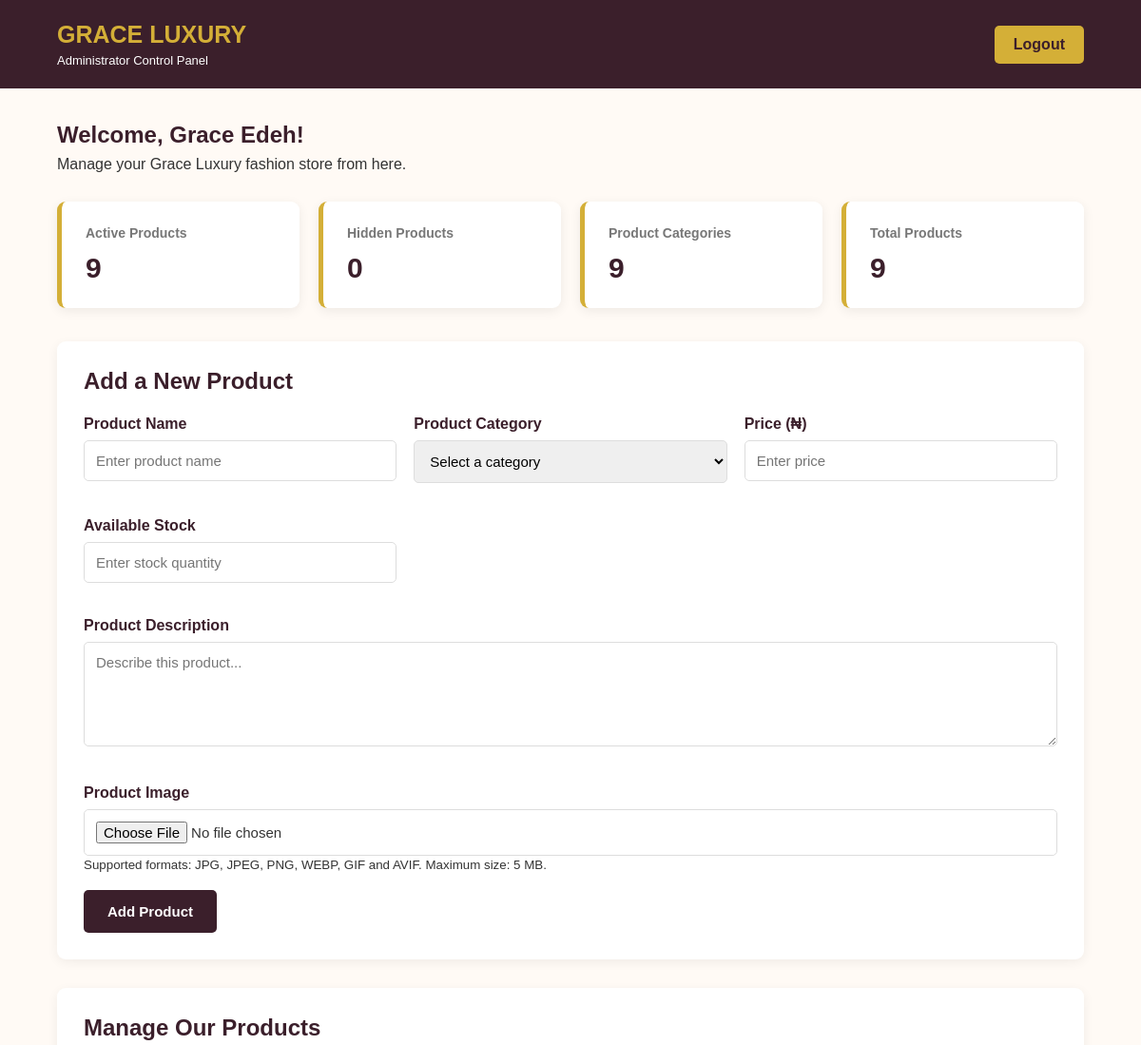
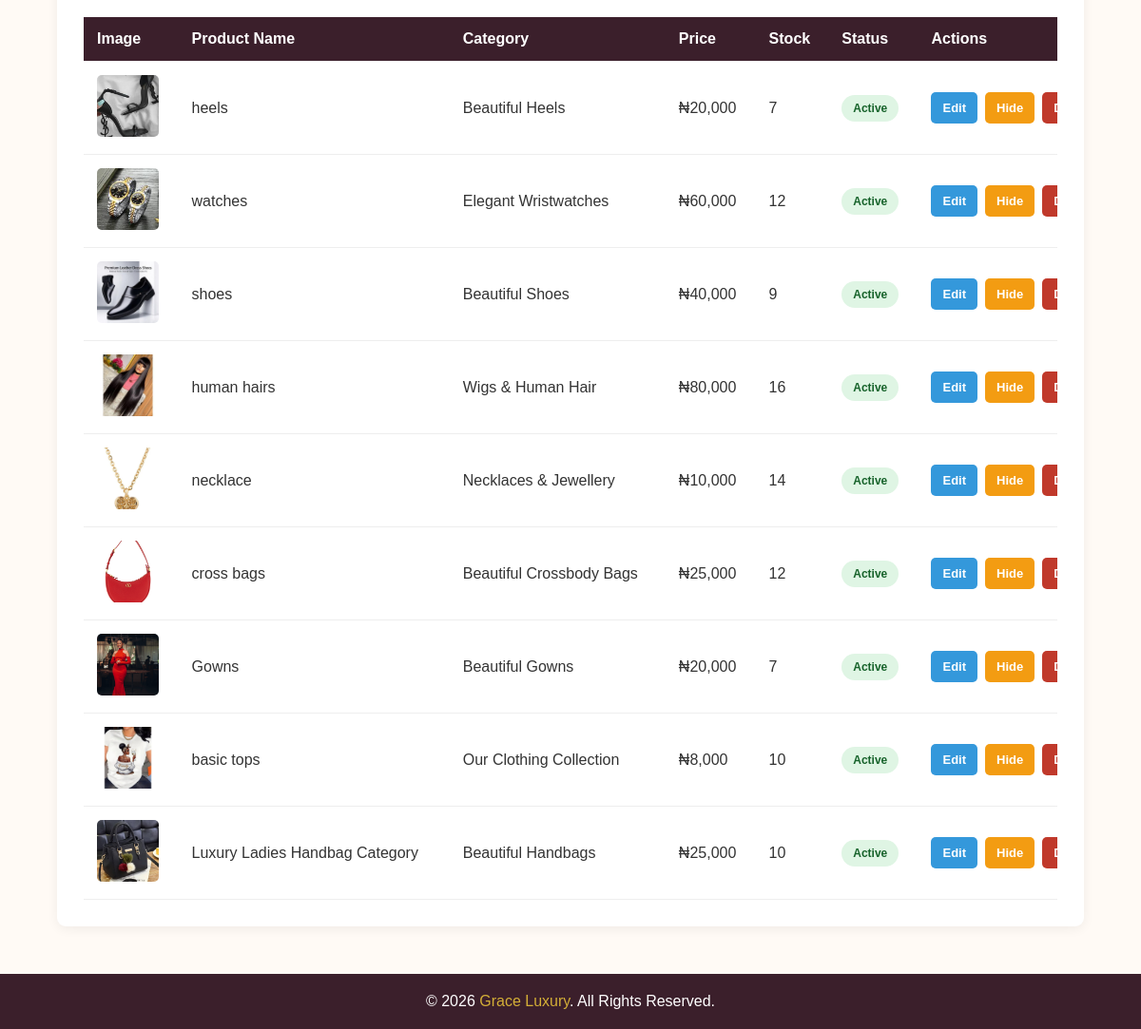
Screenshot of /admin/dashboard (signed in) with the database file from the repository (2 pictures, top to bottom).
### tables this page shows
CREATE TABLE products (

                id INTEGER PRIMARY KEY AUTOINCREMENT,

                name TEXT NOT NULL,

                description TEXT,

                price INTEGER NOT NULL CHECK(price >= 0),

                category TEXT NOT NULL,

                image_filename TEXT NOT NULL,

                stock_quantity INTEGER NOT NULL DEFAULT 0
                    CHECK(stock_quantity >= 0),

                is_active INTEGER NOT NULL DEFAULT 1,

                created_at TIMESTAMP DEFAULT CURRENT_TIMESTAMP

            );

### app.py (the view)
@app.route("/admin/dashboard")
@admin_required
def admin_dashboard():
    products = get_admin_products()
    return render_template(
        "admin_dashboard.html",
        products=products,
        categories=CATEGORIES,
        admin_name=session.get("admin_name", "Administrator")
    )

### app.py (called while the page is built)
def admin_required(view_function):
    @wraps(view_function)
    def decorated_function(*args, **kwargs):
        if "admin_id" not in session:
            flash("Please log in as an administrator.", "error")
            return redirect(url_for("admin_login"))
        return view_function(*args, **kwargs)
    return decorated_function

def get_admin_products():
    connection = get_connection()
    try:
        return connection.execute("""
            SELECT *
            FROM products
            ORDER BY created_at DESC, id DESC
        """).fetchall()
    finally:
        connection.close()

### database.py (called while the page is built)
def get_connection():
    connection = sqlite3.connect(DATABASE_PATH)
    connection.row_factory = sqlite3.Row
    connection.execute("PRAGMA foreign_keys = ON")
    return connection

### templates/admin_dashboard.html (shortened to what this page needs)
<!DOCTYPE html>
<html lang="en">
<head>
</head>
<body>
    <header class="header">
        <div>
            <h1>GRACE LUXURY</h1>
            <p>Administrator Control Panel</p>
        </div>
        <a href="{{ url_for('admin_logout') }}"
           class="logout">
            Logout
        </a>
    </header>
    <main class="container">
        <section class="welcome">
            <h2>
                Welcome, {{ admin_name }}!
            </h2>
            <p>
                Manage your Grace Luxury fashion store from here.
            </p>
        </section>
        <section class="stats">
            <div class="stat-card">
                <h3>Active Products</h3>
                <p>
                    {{ products|selectattr('is_active', 'equalto', 1)|list|length }}
                </p>
            </div>
            <div class="stat-card">
                <h3>Hidden Products</h3>
                <p>
                    {{ products|selectattr('is_active', 'equalto', 0)|list|length }}
                </p>
            </div>
            <div class="stat-card">
                <h3>Product Categories</h3>
                <p>{{ categories|length }}</p>
            </div>
            <div class="stat-card">
                <h3>Total Products</h3>
                <p>{{ products|length }}</p>
            </div>
        </section>
        <section class="section">
            <h2>Add a New Product</h2>
            <form
                action="{{ url_for('admin_add_product') }}"
                method="POST"
                enctype="multipart/form-data"
            >
                <div class="form-grid">
                    <div class="form-group">
                        <label for="name">
                            Product Name
                        </label>
                        <input
                            type="text"
                            id="name"
                            name="name"
                            placeholder="Enter product name"
                            required
                        >
                    </div>
                    <div class="form-group">
                        <label for="category">
                            Product Category
                        </label>
                        <select
                            id="category"
                            name="category"
                            required
                        >
                            <option value="">
                                Select a category
                            </option>
                        </select>
                    </div>
                    <div class="form-group">
                        <label for="price">
                            Price (₦)
                        </label>
                        <input
                            type="number"
                            id="price"
                            name="price"
                            min="0"
                            step="1"
                            placeholder="Enter price"
                            required
                        >
                    </div>
                    <div class="form-group">
                        <label for="stock_quantity">
                            Available Stock
                        </label>
                        <input
                            type="number"
                            id="stock_quantity"
                            name="stock_quantity"
                            min="0"
                            step="1"
                            placeholder="Enter stock quantity"
                            required
                        >
                    </div>
                    <div class="form-group full-width">
                        <label for="description">
                            Product Description
                        </label>
                        <textarea
                            id="description"
                            name="description"
                            placeholder="Describe this product..."
                            required
                        ></textarea>
                    </div>
                    <div class="form-group full-width">
                        <label for="image">
                            Product Image
                        </label>
                        <input
                            type="file"
                            id="image"
                            name="image"
                            accept=".jpg,.jpeg,.png,.webp,.gif,.avif"
                            required
                        >
                        <small>
                            Supported formats: JPG, JPEG, PNG, WEBP, GIF and AVIF.
                            Maximum size: 5 MB.
                        </small>
                    </div>
                </div>
                <button
                    type="submit"
                    class="submit-button"
                >
                    Add Product
                </button>
            </form>
        </section>
        <section class="section">
            <h2>Manage Our Products</h2>
            {% if products %}
                <div class="table-wrapper">
                    <table>
                        <thead>
                            <tr>
                                <th>Image</th>
                                <th>Product Name</th>
                                <th>Category</th>
                                <th>Price</th>
                                <th>Stock</th>
                                <th>Status</th>
                                <th>Actions</th>
                            </tr>
                        </thead>
                        <tbody>
                            {% for product in products %}
                                <tr>
                                    <td>
                                        <img
                                            src="{{ url_for(
                                                'static',
                                                filename='images/'
                                                ~ categories[product['category']]['folder']
                                                ~ '/'
                                                ~ product['image_filename']
                                            ) }}"
                                            alt="{{ product['name'] }}"
                                        >
                                    </td>
                                    <td>
                                        {{ product['name'] }}
                                    </td>
                                    <td>
                                        {{ categories[product['category']]['title'] }}
                                    </td>
                                    <td>
                                        ₦{{ "{:,.0f}".format(product['price']) }}
                                    </td>
                                    <td>
                                        {{ product['stock_quantity'] }}
                                    </td>
                                    <td>
                                        {% if product['is_active'] %}
                                            <span class="status active">
                                                Active
                                            </span>
                                        {% else %}
                                            <span class="status hidden">
                                                Hidden
                                            </span>
                                        {% endif %}
                                    </td>
                                    <td>
                                        <div class="actions">
                                            <a
                                                href="{{ url_for(
                                                    'admin_edit_product',
                                                    product_id=product['id']
                                                ) }}"
                                                class="action-button edit-button"
                                            >
                                                Edit
                                            </a>
                                            <form
                                                action="{{ url_for(
                                                    'admin_toggle_product',
                                                    product_id=product['id']
                                                ) }}"
                                                method="POST"
                                            >
                                                {% if product['is_active'] %}
                                                    <button
                                                        type="submit"
                                                        class="action-button hide-button"
                                                    >
                                                        Hide
                                                    </button>
                                                {% endif %}
                                            </form>
                                            <a
                                                href="{{ url_for(
                                                    'admin_delete_product',
                                                    product_id=product['id']
                                                ) }}"
                                                class="action-button delete-button"
                                            >
                                            </a>
                                        </div>
                                    </td>
                                </tr>
                            {% endfor %}
                        </tbody>
                    </table>
                </div>
            {% endif %}
        </section>
    </main>
    <footer>
        <p>
            &copy; 2026 <span>Grace Luxury</span>.
            All Rights Reserved.
        </p>
    </footer>
</body>
</html>

### templates/admin_dashboard.html (style rules this page uses)
* { margin: 0; padding: 0; box-sizing: border-box; }
body { font-family: Arial, sans-serif; background: #fffaf5; color: #333; }
.header { background: #3b1f2b; color: white; padding: 22px 5%; display: flex; justify-content: space-between; align-items: center; flex-wrap: wrap; gap: 15px; }
.header h1 { color: #d4af37; font-size: 25px; }
.header p { margin-top: 5px; font-size: 13px; }
.logout { background: #d4af37; color: #3b1f2b; text-decoration: none; padding: 11px 20px; border-radius: 5px; font-weight: bold; }
.container { width: 90%; max-width: 1400px; margin: 35px auto; }
.welcome { margin-bottom: 30px; }
.welcome h2 { color: #3b1f2b; margin-bottom: 8px; }
.stats { display: grid; grid-template-columns: repeat( auto-fit, minmax(200px, 1fr) ); gap: 20px; margin-bottom: 35px; }
.stat-card { background: white; padding: 25px; border-radius: 9px; box-shadow: 0 3px 12px rgba(0,0,0,0.07); border-left: 5px solid #d4af37; }
.stat-card h3 { color: #777; font-size: 14px; margin-bottom: 12px; }
.stat-card p { font-size: 30px; color: #3b1f2b; font-weight: bold; }
.section { background: white; padding: 28px; border-radius: 9px; margin-bottom: 30px; box-shadow: 0 3px 12px rgba(0,0,0,0.06); }
.section h2 { color: #3b1f2b; margin-bottom: 22px; }
.form-grid { display: grid; grid-template-columns: repeat( auto-fit, minmax(250px, 1fr) ); gap: 18px; }
.form-group { margin-bottom: 18px; }
.form-group label { display: block; font-weight: bold; margin-bottom: 8px; color: #3b1f2b; }
.form-group input, .form-group select, .form-group textarea { width: 100%; padding: 12px; border: 1px solid #ddd; border-radius: 5px; font-size: 15px; font-family: Arial, sans-serif; }
.form-group textarea { min-height: 110px; resize: vertical; }
.full-width { grid-column: 1 / -1; }
.submit-button { background: #3b1f2b; color: white; border: none; padding: 14px 25px; border-radius: 5px; font-size: 15px; font-weight: bold; cursor: pointer; }
.table-wrapper { overflow-x: auto; }
table { width: 100%; border-collapse: collapse; min-width: 1100px; }
th, td { padding: 14px; text-align: left; border-bottom: 1px solid #eee; }
th { background: #3b1f2b; color: white; }
td img { width: 65px; height: 65px; object-fit: cover; border-radius: 5px; }
.status { display: inline-block; padding: 7px 12px; border-radius: 20px; font-size: 12px; font-weight: bold; }
.status.active { background: #dff5e4; color: #17632b; }
.actions { display: flex; gap: 8px; flex-wrap: wrap; }
.action-button { display: inline-block; padding: 9px 12px; text-decoration: none; border: none; border-radius: 5px; font-size: 13px; font-weight: bold; cursor: pointer; text-align: center; }
.edit-button { background: #3498db; color: white; }
.hide-button { background: #f39c12; color: white; }
.delete-button { background: #c0392b; color: white; }
footer { background: #3b1f2b; color: white; text-align: center; padding: 20px; margin-top: 50px; }
footer span { color: #d4af37; }

### rows the page displays
products: category+image_filename+name (picture), name "heels", category "Beautiful Heels", price "20,000", stock_quantity "7", is_active "Active"
products: category+image_filename+name (picture), name "watches", category "Elegant Wristwatches", price "60,000", stock_quantity "12", is_active "Active"
products: category+image_filename+name (picture), name "shoes", category "Beautiful Shoes", price "40,000", stock_quantity "9", is_active "Active"
products: category+image_filename (picture), name "human hairs", category "Wigs & Human Hair", price "80,000", stock_quantity "16", is_active "Active"
products: category+image_filename+name (picture), name "necklace", category "Necklaces & Jewellery", price "10,000", stock_quantity "14", is_active "Active"
products: category+image_filename (picture), name "cross bags", category "Beautiful Crossbody Bags", price "25,000", stock_quantity "12", is_active "Active"
products: category+image_filename (picture), name "Gowns", category "Beautiful Gowns", price "20,000", stock_quantity "7", is_active "Active"
products: category+image_filename (picture), name "basic tops", category "Our Clothing Collection", price "8,000", stock_quantity "10", is_active "Active"
products: category+image_filename (picture), name "Luxury Ladies Handbag Category", category "Beautiful Handbags", price "25,000", stock_quantity "10", is_active "Active"

### other values shown
{{ admin_name }} "Grace Edeh"
{{ products|selectattr('is_active', 'equalto', 1)|list|length }} "9"
{{ products|selectattr('is_active', 'equalto', 0)|list|length }} "0"
{{ categories|length }} "9"
{{ products|length }} "9"
